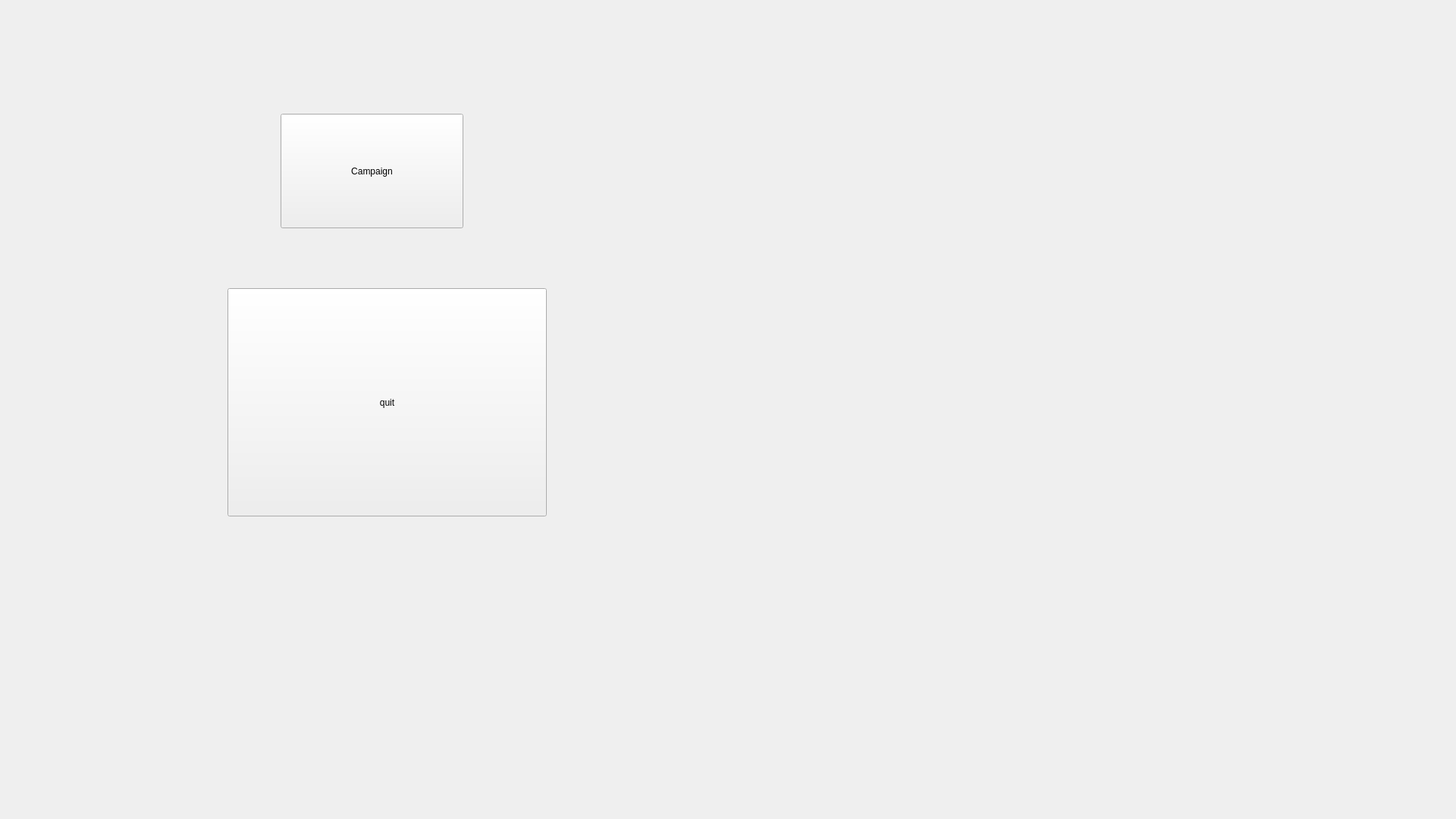
<?xml version="1.0" encoding="UTF-8"?>
<ui version="4.0">
 <class>MainWindow</class>
 <widget class="QMainWindow" name="MainWindow">
  <property name="geometry">
   <rect>
    <x>0</x>
    <y>0</y>
    <width>1920</width>
    <height>1080</height>
   </rect>
  </property>
  <property name="windowTitle">
   <string>MainWindow</string>
  </property>
  <widget class="QWidget" name="centralwidget">
   <widget class="QPushButton" name="buttonCommandLine">
    <property name="geometry">
     <rect>
      <x>370</x>
      <y>150</y>
      <width>241</width>
      <height>151</height>
     </rect>
    </property>
    <property name="text">
     <string>Campaign</string>
    </property>
    <property name="shortcut">
     <string>Return</string>
    </property>
   </widget>
   <widget class="QPushButton" name="pushButton">
    <property name="geometry">
     <rect>
      <x>300</x>
      <y>380</y>
      <width>421</width>
      <height>301</height>
     </rect>
    </property>
    <property name="text">
     <string>quit</string>
    </property>
   </widget>
  </widget>
  <widget class="QMenuBar" name="menubar">
   <property name="geometry">
    <rect>
     <x>0</x>
     <y>0</y>
     <width>1920</width>
     <height>25</height>
    </rect>
   </property>
  </widget>
 </widget>
 <resources/>
 <connections/>
</ui>
